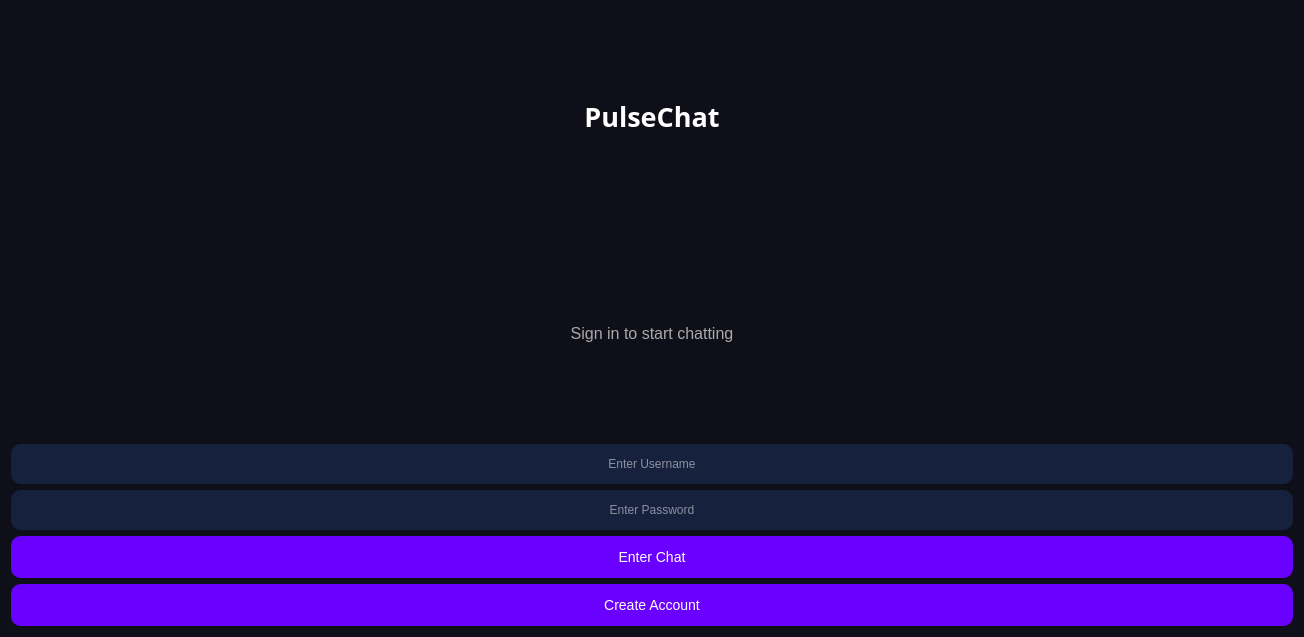
<?xml version="1.0" encoding="UTF-8"?>
<ui version="4.0">
 <class>LoginWindow</class>
 <widget class="QDialog" name="LoginWindow">
  <property name="geometry">
   <rect>
    <x>0</x>
    <y>0</y>
    <width>1304</width>
    <height>637</height>
   </rect>
  </property>
  <property name="windowTitle">
   <string>Dialog</string>
  </property>
  <property name="styleSheet">
   <string notr="true">background-color: #0f0f1a;
color: white;
</string>
  </property>
  <layout class="QVBoxLayout" name="verticalLayout">
   <item>
    <widget class="QLabel" name="titlelabel">
     <property name="font">
      <font>
       <family>ObelixPro</family>
       <pointsize>20</pointsize>
       <bold>true</bold>
      </font>
     </property>
     <property name="text">
      <string>PulseChat</string>
     </property>
     <property name="alignment">
      <set>Qt::AlignmentFlag::AlignCenter</set>
     </property>
    </widget>
   </item>
   <item>
    <widget class="QLabel" name="label">
     <property name="font">
      <font>
       <pointsize>12</pointsize>
      </font>
     </property>
     <property name="styleSheet">
      <string notr="true">color: #aaaaaa;
</string>
     </property>
     <property name="text">
      <string>Sign in to start chatting</string>
     </property>
     <property name="alignment">
      <set>Qt::AlignmentFlag::AlignCenter</set>
     </property>
    </widget>
   </item>
   <item>
    <widget class="QLineEdit" name="usernameInput">
     <property name="minimumSize">
      <size>
       <width>0</width>
       <height>40</height>
      </size>
     </property>
     <property name="styleSheet">
      <string notr="true">background-color: #16213e;
border-radius: 10px;
padding: 8px;
color: white;
</string>
     </property>
     <property name="text">
      <string/>
     </property>
     <property name="alignment">
      <set>Qt::AlignmentFlag::AlignCenter</set>
     </property>
     <property name="placeholderText">
      <string>Enter Username</string>
     </property>
    </widget>
   </item>
   <item>
    <widget class="QLineEdit" name="passwordInput">
     <property name="minimumSize">
      <size>
       <width>0</width>
       <height>40</height>
      </size>
     </property>
     <property name="styleSheet">
      <string notr="true">background-color: #16213e;
border-radius: 10px;
padding: 8px;
color: white;
</string>
     </property>
     <property name="text">
      <string/>
     </property>
     <property name="maxLength">
      <number>32773</number>
     </property>
     <property name="echoMode">
      <enum>QLineEdit::EchoMode::Password</enum>
     </property>
     <property name="alignment">
      <set>Qt::AlignmentFlag::AlignCenter</set>
     </property>
     <property name="placeholderText">
      <string>Enter Password</string>
     </property>
    </widget>
   </item>
   <item>
    <widget class="QPushButton" name="enterButton">
     <property name="minimumSize">
      <size>
       <width>0</width>
       <height>42</height>
      </size>
     </property>
     <property name="cursor">
      <cursorShape>PointingHandCursor</cursorShape>
     </property>
     <property name="styleSheet">
      <string notr="true">background-color: #6a00ff;
border-radius: 10px;
color: white;
font-size: 14px;
</string>
     </property>
     <property name="text">
      <string>Enter Chat</string>
     </property>
    </widget>
   </item>
   <item>
    <widget class="QPushButton" name="signupButton">
     <property name="minimumSize">
      <size>
       <width>0</width>
       <height>42</height>
      </size>
     </property>
     <property name="cursor">
      <cursorShape>PointingHandCursor</cursorShape>
     </property>
     <property name="styleSheet">
      <string notr="true">background-color: #6a00ff;
border-radius: 10px;
color: white;
font-size: 14px;
</string>
     </property>
     <property name="text">
      <string>Create Account</string>
     </property>
    </widget>
   </item>
  </layout>
 </widget>
 <resources/>
 <connections/>
</ui>
